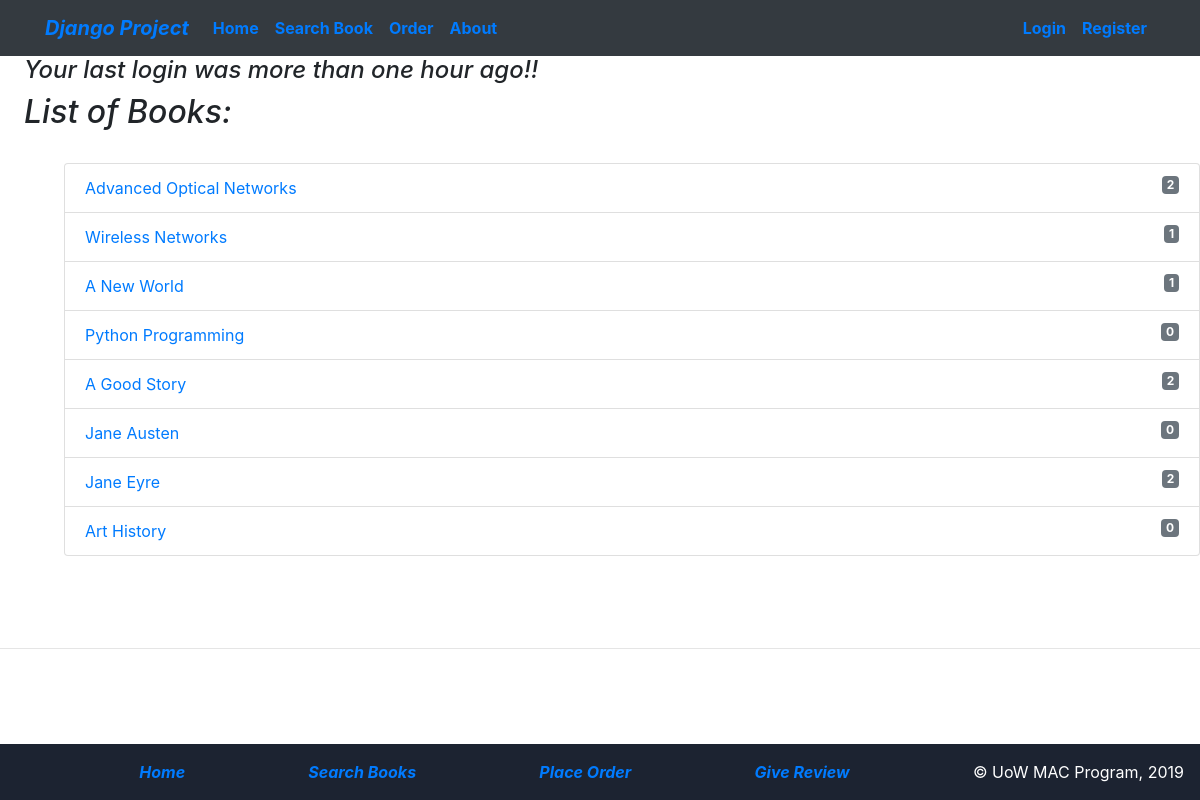
The page /myapp/ on the database its author committed.
### myapp/models.py (models this page shows, shortened)
class Book(models.Model):
    CATEGORY_CHOICES = [
        ('S', 'Science&Tech'),
        ('F', 'Fiction'),
        ('B', 'Biography'),
        ('T', 'Travel'),
        ('O', 'Other')
    ]
    title = models.CharField(max_length=200)
    category = models.CharField(max_length=1, choices=CATEGORY_CHOICES, default='S')
    num_pages = models.PositiveIntegerField(default=100)
    price = models.DecimalField(max_digits=10, decimal_places=2, validators=[maxvaluevalidator, minvaluevalidator])
    publisher = models.ForeignKey(Publisher, related_name='books', on_delete=models.CASCADE)
    description = models.TextField(blank=True)
    num_reviews = models.PositiveIntegerField(default=0)

### myapp/views.py (the view)
# urls.py: path(r'', IndexView.as_view(), name='index'),
class IndexView(ListView):
    model = Book
    template_name = 'myapp/book_list.html'
    def get_context_data(self, **kwargs):
        context = super(IndexView, self).get_context_data(**kwargs)
        if 'last_login' in self.request.session:
            context['last_login'] = self.request.session['last_login']
        else:
            context['last_login'] = "Your last login was more than one hour ago!!"
        return context

### myapp/templates/myapp/book_list.html
{% extends 'myapp/base.html' %}
{% block body_block %}
    <body>
    {% if object_list %}
        <h4><i>{{ last_login }}</i></h4>
        <h2><i>List of Books:</i></h2>
        <br/>
        <div class="list-group">
        <ol>
            {% for book  in object_list %}
                <li class="list-group-item" ><a  href="{% url 'myapp:detail' book.id %}"> {{book.title}} </a>
                    <span class="badge badge-secondary float-right" >{{ book.num_reviews }}</span>
                </li>
            {% endfor %}
        </ol>
        </div>
    {% else %}
        <strong>There are no available books!</strong>
    {% endif %}
</body>
{% endblock %}

### myapp/static/myapp/style.css (style rules this page uses)
.bodytag { background-color: white; }
html,body { overflow-x: hidden; }

### rows shown on the page
Book: title "Advanced Optical Networks", num_reviews "2"
Book: title "Wireless Networks", num_reviews "1"
Book: title "A New World", num_reviews "1"
Book: title "Python Programming", num_reviews "0"
Book: title "A Good Story", num_reviews "2"
Book: title "Jane Austen", num_reviews "0"
Book: title "Jane Eyre", num_reviews "2"
Book: title "Art History", num_reviews "0"

### other values the page prints
{{ last_login }} "Your last login was more than one hour ago!!"
